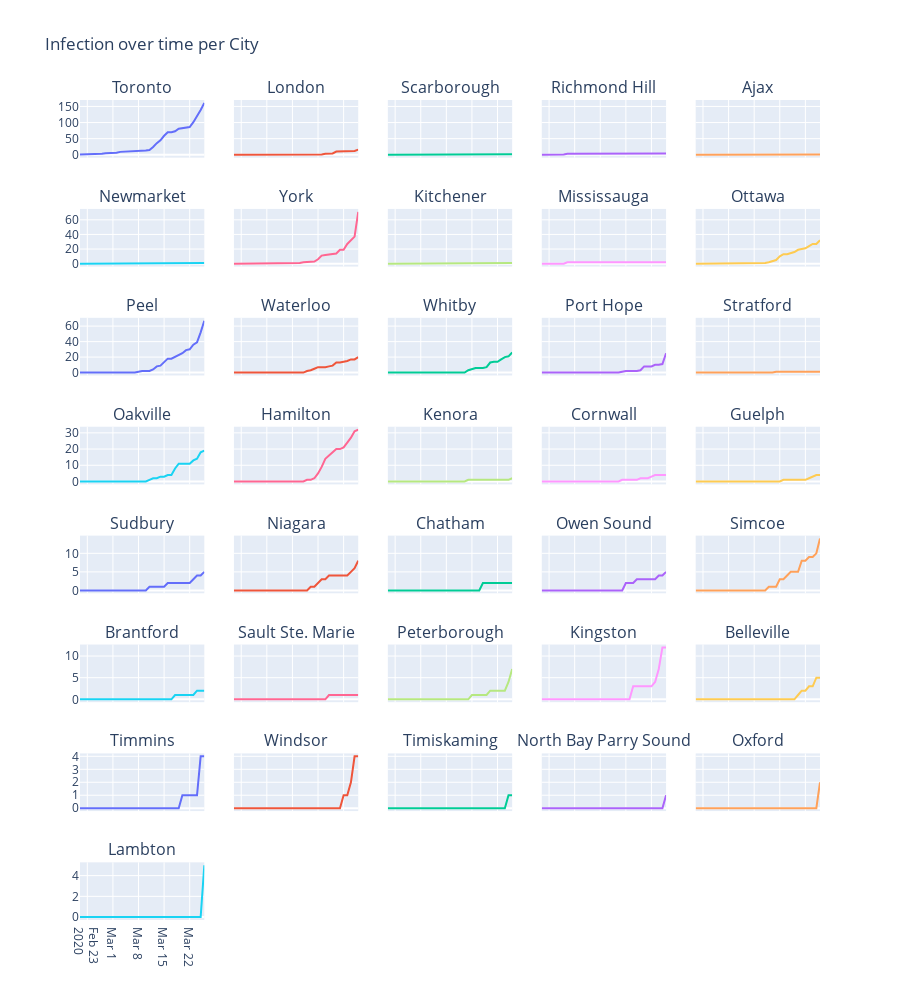

The code cell stored with this chart in its notebook:
### Code cell
color = ['#EB89B5', '#5b7bd6','#ff6960', '#d11411', '#00b159', '#00aedb', '#f37735', '#ffc425',
          '#a200ff', '#f47835', '#d41243', '#8ec127', '#feda75', '#fa7e1e', '#962fbf']*2


#fig = go.Figure()
fig = make_subplots(rows=8, cols=5, subplot_titles=tuple(cities), shared_xaxes=True, shared_yaxes = True)

for  i,c_i in enumerate(city_infections) :
    r = i//5+1
    c = i%5+1
    fig.add_trace(
    go.Scatter(x=dates, y=c_i),
    row=r, col=c
)

fig.update_layout(showlegend=False, title_text="Infection over time per City", height = 1000)
fig.show()

with open('../plotly/ontario_new_infections_by_city.json', 'w') as f:
    f.write(fig.to_json())

### Figure 1 — Plotly figure (JSON) as saved in the notebook; plotly's stock layout.template omitted (floating-point values rounded to 4 significant figures)
{"data": [{"type": "scatter", "x": ["2020-02-21", "2020-02-23", "2020-02-24", "2020-02-25", "2020-02-27", "2020-02-28", "2020-02-29", "2020-03-01", "2020-03-02", "2020-03-03", "2020-03-07", "2020-03-09", "2020-03-10", "2020-03-11", "2020-03-12", "2020-03-13", "2020-03-14", "2020-03-15", "2020-03-16", "2020-03-17", "2020-03-18", "2020-03-19", "2020-03-20", "2020-03-21", "2020-03-22", "2020-03-23", "2020-03-24", "2020-03-25", "2020-03-26"], "xaxis": "x", "y": [1, 1, 2, 3, 3, 5, 5, 5, 6, 9, 10, 12, 13, 15, 24, 36, 45, 59, 70, 70, 73, 81, 83, 85, 86, 101, 118, 139, 161], "yaxis": "y"}, {"type": "scatter", "x": ["2020-02-21", "2020-02-23", "2020-02-24", "2020-02-25", "2020-02-27", "2020-02-28", "2020-02-29", "2020-03-01", "2020-03-02", "2020-03-03", "2020-03-07", "2020-03-09", "2020-03-10", "2020-03-11", "2020-03-12", "2020-03-13", "2020-03-14", "2020-03-15", "2020-03-16", "2020-03-17", "2020-03-18", "2020-03-19", "2020-03-20", "2020-03-21", "2020-03-22", "2020-03-23", "2020-03-24", "2020-03-25", "2020-03-26"], "xaxis": "x2", "y": [0, 0, 0, 0, 0, 0, 0, 0, 0, 0, 0, 0, 0, 0, 0, 0, 1, 1, 1, 3, 4, 4, 10, 10, 10, 10, 10, 12, 16], "yaxis": "y2"}, {"type": "scatter", "x": ["2020-02-21", "2020-02-23", "2020-02-24", "2020-02-25", "2020-02-27", "2020-02-28", "2020-02-29", "2020-03-01", "2020-03-02", "2020-03-03", "2020-03-07", "2020-03-09", "2020-03-10", "2020-03-11", "2020-03-12", "2020-03-13", "2020-03-14", "2020-03-15", "2020-03-16", "2020-03-17", "2020-03-18", "2020-03-19", "2020-03-20", "2020-03-21", "2020-03-22", "2020-03-23", "2020-03-24", "2020-03-25", "2020-03-26"], "xaxis": "x3", "y": [0, 0, 0, 0, 1, 1, 1, 1, 1, 1, 2, 2, 2, 2, 2, 2, 2, 2, 2, 2, 2, 2, 2, 2, 2, 2, 2, 2, 2], "yaxis": "y3"}, {"type": "scatter", "x": ["2020-02-21", "2020-02-23", "2020-02-24", "2020-02-25", "2020-02-27", "2020-02-28", "2020-02-29", "2020-03-01", "2020-03-02", "2020-03-03", "2020-03-07", "2020-03-09", "2020-03-10", "2020-03-11", "2020-03-12", "2020-03-13", "2020-03-14", "2020-03-15", "2020-03-16", "2020-03-17", "2020-03-18", "2020-03-19", "2020-03-20", "2020-03-21", "2020-03-22", "2020-03-23", "2020-03-24", "2020-03-25", "2020-03-26"], "xaxis": "x4", "y": [0, 0, 0, 0, 1, 3, 3, 4, 4, 4, 4, 4, 4, 4, 4, 4, 4, 4, 4, 4, 4, 4, 4, 4, 4, 4, 4, 4, 4], "yaxis": "y4"}, {"type": "scatter", "x": ["2020-02-21", "2020-02-23", "2020-02-24", "2020-02-25", "2020-02-27", "2020-02-28", "2020-02-29", "2020-03-01", "2020-03-02", "2020-03-03", "2020-03-07", "2020-03-09", "2020-03-10", "2020-03-11", "2020-03-12", "2020-03-13", "2020-03-14", "2020-03-15", "2020-03-16", "2020-03-17", "2020-03-18", "2020-03-19", "2020-03-20", "2020-03-21", "2020-03-22", "2020-03-23", "2020-03-24", "2020-03-25", "2020-03-26"], "xaxis": "x5", "y": [0, 0, 0, 0, 0, 1, 1, 1, 1, 1, 1, 1, 1, 1, 1, 1, 1, 1, 1, 1, 1, 1, 1, 1, 1, 1, 1, 1, 1], "yaxis": "y5"}, {"type": "scatter", "x": ["2020-02-21", "2020-02-23", "2020-02-24", "2020-02-25", "2020-02-27", "2020-02-28", "2020-02-29", "2020-03-01", "2020-03-02", "2020-03-03", "2020-03-07", "2020-03-09", "2020-03-10", "2020-03-11", "2020-03-12", "2020-03-13", "2020-03-14", "2020-03-15", "2020-03-16", "2020-03-17", "2020-03-18", "2020-03-19", "2020-03-20", "2020-03-21", "2020-03-22", "2020-03-23", "2020-03-24", "2020-03-25", "2020-03-26"], "xaxis": "x6", "y": [0, 0, 0, 0, 0, 0, 1, 1, 1, 1, 1, 1, 1, 1, 1, 1, 1, 1, 1, 1, 1, 1, 1, 1, 1, 1, 1, 1, 1], "yaxis": "y6"}, {"type": "scatter", "x": ["2020-02-21", "2020-02-23", "2020-02-24", "2020-02-25", "2020-02-27", "2020-02-28", "2020-02-29", "2020-03-01", "2020-03-02", "2020-03-03", "2020-03-07", "2020-03-09", "2020-03-10", "2020-03-11", "2020-03-12", "2020-03-13", "2020-03-14", "2020-03-15", "2020-03-16", "2020-03-17", "2020-03-18", "2020-03-19", "2020-03-20", "2020-03-21", "2020-03-22", "2020-03-23", "2020-03-24", "2020-03-25", "2020-03-26"], "xaxis": "x7", "y": [0, 0, 0, 0, 0, 0, 1, 1, 1, 1, 1, 1, 1, 2, 2, 3, 3, 6, 11, 12, 13, 13, 14, 19, 19, 27, 32, 37, 71], "yaxis": "y7"}, {"type": "scatter", "x": ["2020-02-21", "2020-02-23", "2020-02-24", "2020-02-25", "2020-02-27", "2020-02-28", "2020-02-29", "2020-03-01", "2020-03-02", "2020-03-03", "2020-03-07", "2020-03-09", "2020-03-10", "2020-03-11", "2020-03-12", "2020-03-13", "2020-03-14", "2020-03-15", "2020-03-16", "2020-03-17", "2020-03-18", "2020-03-19", "2020-03-20", "2020-03-21", "2020-03-22", "2020-03-23", "2020-03-24", "2020-03-25", "2020-03-26"], "xaxis": "x8", "y": [0, 0, 0, 0, 0, 0, 0, 0, 0, 1, 1, 1, 1, 1, 1, 1, 1, 1, 1, 1, 1, 1, 1, 1, 1, 1, 1, 1, 1], "yaxis": "y8"}, {"type": "scatter", "x": ["2020-02-21", "2020-02-23", "2020-02-24", "2020-02-25", "2020-02-27", "2020-02-28", "2020-02-29", "2020-03-01", "2020-03-02", "2020-03-03", "2020-03-07", "2020-03-09", "2020-03-10", "2020-03-11", "2020-03-12", "2020-03-13", "2020-03-14", "2020-03-15", "2020-03-16", "2020-03-17", "2020-03-18", "2020-03-19", "2020-03-20", "2020-03-21", "2020-03-22", "2020-03-23", "2020-03-24", "2020-03-25", "2020-03-26"], "xaxis": "x9", "y": [0, 0, 0, 0, 0, 2, 2, 2, 2, 2, 2, 2, 2, 2, 2, 2, 2, 2, 2, 2, 2, 2, 2, 2, 2, 2, 2, 2, 2], "yaxis": "y9"}, {"type": "scatter", "x": ["2020-02-21", "2020-02-23", "2020-02-24", "2020-02-25", "2020-02-27", "2020-02-28", "2020-02-29", "2020-03-01", "2020-03-02", "2020-03-03", "2020-03-07", "2020-03-09", "2020-03-10", "2020-03-11", "2020-03-12", "2020-03-13", "2020-03-14", "2020-03-15", "2020-03-16", "2020-03-17", "2020-03-18", "2020-03-19", "2020-03-20", "2020-03-21", "2020-03-22", "2020-03-23", "2020-03-24", "2020-03-25", "2020-03-26"], "xaxis": "x10", "y": [0, 0, 0, 0, 0, 0, 0, 0, 0, 0, 0, 0, 0, 1, 2, 3, 5, 10, 13, 13, 14, 16, 19, 20, 21, 24, 27, 27, 32], "yaxis": "y10"}, {"type": "scatter", "x": ["2020-02-21", "2020-02-23", "2020-02-24", "2020-02-25", "2020-02-27", "2020-02-28", "2020-02-29", "2020-03-01", "2020-03-02", "2020-03-03", "2020-03-07", "2020-03-09", "2020-03-10", "2020-03-11", "2020-03-12", "2020-03-13", "2020-03-14", "2020-03-15", "2020-03-16", "2020-03-17", "2020-03-18", "2020-03-19", "2020-03-20", "2020-03-21", "2020-03-22", "2020-03-23", "2020-03-24", "2020-03-25", "2020-03-26"], "xaxis": "x11", "y": [0, 0, 0, 0, 0, 0, 0, 0, 0, 0, 0, 2, 2, 2, 4, 8, 9, 14, 18, 18, 20, 23, 25, 29, 30, 36, 39, 52, 67], "yaxis": "y11"}, {"type": "scatter", "x": ["2020-02-21", "2020-02-23", "2020-02-24", "2020-02-25", "2020-02-27", "2020-02-28", "2020-02-29", "2020-03-01", "2020-03-02", "2020-03-03", "2020-03-07", "2020-03-09", "2020-03-10", "2020-03-11", "2020-03-12", "2020-03-13", "2020-03-14", "2020-03-15", "2020-03-16", "2020-03-17", "2020-03-18", "2020-03-19", "2020-03-20", "2020-03-21", "2020-03-22", "2020-03-23", "2020-03-24", "2020-03-25", "2020-03-26"], "xaxis": "x12", "y": [0, 0, 0, 0, 0, 0, 0, 0, 0, 0, 0, 0, 0, 0, 2, 3, 5, 7, 7, 7, 8, 9, 13, 13, 14, 15, 17, 17, 20], "yaxis": "y12"}, {"type": "scatter", "x": ["2020-02-21", "2020-02-23", "2020-02-24", "2020-02-25", "2020-02-27", "2020-02-28", "2020-02-29", "2020-03-01", "2020-03-02", "2020-03-03", "2020-03-07", "2020-03-09", "2020-03-10", "2020-03-11", "2020-03-12", "2020-03-13", "2020-03-14", "2020-03-15", "2020-03-16", "2020-03-17", "2020-03-18", "2020-03-19", "2020-03-20", "2020-03-21", "2020-03-22", "2020-03-23", "2020-03-24", "2020-03-25", "2020-03-26"], "xaxis": "x13", "y": [0, 0, 0, 0, 0, 0, 0, 0, 0, 0, 0, 0, 0, 0, 0, 0, 3, 5, 6, 6, 6, 7, 13, 14, 14, 17, 20, 21, 26], "yaxis": "y13"}, {"type": "scatter", "x": ["2020-02-21", "2020-02-23", "2020-02-24", "2020-02-25", "2020-02-27", "2020-02-28", "2020-02-29", "2020-03-01", "2020-03-02", "2020-03-03", "2020-03-07", "2020-03-09", "2020-03-10", "2020-03-11", "2020-03-12", "2020-03-13", "2020-03-14", "2020-03-15", "2020-03-16", "2020-03-17", "2020-03-18", "2020-03-19", "2020-03-20", "2020-03-21", "2020-03-22", "2020-03-23", "2020-03-24", "2020-03-25", "2020-03-26"], "xaxis": "x14", "y": [0, 0, 0, 0, 0, 0, 0, 0, 0, 0, 0, 0, 0, 0, 0, 0, 1, 2, 2, 2, 2, 3, 8, 8, 8, 10, 10, 11, 25], "yaxis": "y14"}, {"type": "scatter", "x": ["2020-02-21", "2020-02-23", "2020-02-24", "2020-02-25", "2020-02-27", "2020-02-28", "2020-02-29", "2020-03-01", "2020-03-02", "2020-03-03", "2020-03-07", "2020-03-09", "2020-03-10", "2020-03-11", "2020-03-12", "2020-03-13", "2020-03-14", "2020-03-15", "2020-03-16", "2020-03-17", "2020-03-18", "2020-03-19", "2020-03-20", "2020-03-21", "2020-03-22", "2020-03-23", "2020-03-24", "2020-03-25", "2020-03-26"], "xaxis": "x15", "y": [0, 0, 0, 0, 0, 0, 0, 0, 0, 0, 0, 0, 0, 0, 0, 0, 1, 1, 1, 1, 1, 1, 1, 1, 1, 1, 1, 1, 1], "yaxis": "y15"}, {"type": "scatter", "x": ["2020-02-21", "2020-02-23", "2020-02-24", "2020-02-25", "2020-02-27", "2020-02-28", "2020-02-29", "2020-03-01", "2020-03-02", "2020-03-03", "2020-03-07", "2020-03-09", "2020-03-10", "2020-03-11", "2020-03-12", "2020-03-13", "2020-03-14", "2020-03-15", "2020-03-16", "2020-03-17", "2020-03-18", "2020-03-19", "2020-03-20", "2020-03-21", "2020-03-22", "2020-03-23", "2020-03-24", "2020-03-25", "2020-03-26"], "xaxis": "x16", "y": [0, 0, 0, 0, 0, 0, 0, 0, 0, 0, 0, 0, 0, 1, 2, 2, 3, 3, 4, 4, 8, 11, 11, 11, 11, 13, 14, 18, 19], "yaxis": "y16"}, {"type": "scatter", "x": ["2020-02-21", "2020-02-23", "2020-02-24", "2020-02-25", "2020-02-27", "2020-02-28", "2020-02-29", "2020-03-01", "2020-03-02", "2020-03-03", "2020-03-07", "2020-03-09", "2020-03-10", "2020-03-11", "2020-03-12", "2020-03-13", "2020-03-14", "2020-03-15", "2020-03-16", "2020-03-17", "2020-03-18", "2020-03-19", "2020-03-20", "2020-03-21", "2020-03-22", "2020-03-23", "2020-03-24", "2020-03-25", "2020-03-26"], "xaxis": "x17", "y": [0, 0, 0, 0, 0, 0, 0, 0, 0, 0, 0, 0, 0, 0, 1, 1, 2, 5, 9, 14, 16, 18, 20, 20, 21, 24, 27, 31, 32], "yaxis": "y17"}, {"type": "scatter", "x": ["2020-02-21", "2020-02-23", "2020-02-24", "2020-02-25", "2020-02-27", "2020-02-28", "2020-02-29", "2020-03-01", "2020-03-02", "2020-03-03", "2020-03-07", "2020-03-09", "2020-03-10", "2020-03-11", "2020-03-12", "2020-03-13", "2020-03-14", "2020-03-15", "2020-03-16", "2020-03-17", "2020-03-18", "2020-03-19", "2020-03-20", "2020-03-21", "2020-03-22", "2020-03-23", "2020-03-24", "2020-03-25", "2020-03-26"], "xaxis": "x18", "y": [0, 0, 0, 0, 0, 0, 0, 0, 0, 0, 0, 0, 0, 0, 0, 0, 1, 1, 1, 1, 1, 1, 1, 1, 1, 1, 1, 1, 2], "yaxis": "y18"}, {"type": "scatter", "x": ["2020-02-21", "2020-02-23", "2020-02-24", "2020-02-25", "2020-02-27", "2020-02-28", "2020-02-29", "2020-03-01", "2020-03-02", "2020-03-03", "2020-03-07", "2020-03-09", "2020-03-10", "2020-03-11", "2020-03-12", "2020-03-13", "2020-03-14", "2020-03-15", "2020-03-16", "2020-03-17", "2020-03-18", "2020-03-19", "2020-03-20", "2020-03-21", "2020-03-22", "2020-03-23", "2020-03-24", "2020-03-25", "2020-03-26"], "xaxis": "x19", "y": [0, 0, 0, 0, 0, 0, 0, 0, 0, 0, 0, 0, 0, 0, 0, 0, 1, 1, 1, 1, 1, 2, 2, 2, 3, 4, 4, 4, 4], "yaxis": "y19"}, {"type": "scatter", "x": ["2020-02-21", "2020-02-23", "2020-02-24", "2020-02-25", "2020-02-27", "2020-02-28", "2020-02-29", "2020-03-01", "2020-03-02", "2020-03-03", "2020-03-07", "2020-03-09", "2020-03-10", "2020-03-11", "2020-03-12", "2020-03-13", "2020-03-14", "2020-03-15", "2020-03-16", "2020-03-17", "2020-03-18", "2020-03-19", "2020-03-20", "2020-03-21", "2020-03-22", "2020-03-23", "2020-03-24", "2020-03-25", "2020-03-26"], "xaxis": "x20", "y": [0, 0, 0, 0, 0, 0, 0, 0, 0, 0, 0, 0, 0, 0, 0, 0, 0, 0, 1, 1, 1, 1, 1, 1, 1, 2, 3, 4, 4], "yaxis": "y20"}, {"type": "scatter", "x": ["2020-02-21", "2020-02-23", "2020-02-24", "2020-02-25", "2020-02-27", "2020-02-28", "2020-02-29", "2020-03-01", "2020-03-02", "2020-03-03", "2020-03-07", "2020-03-09", "2020-03-10", "2020-03-11", "2020-03-12", "2020-03-13", "2020-03-14", "2020-03-15", "2020-03-16", "2020-03-17", "2020-03-18", "2020-03-19", "2020-03-20", "2020-03-21", "2020-03-22", "2020-03-23", "2020-03-24", "2020-03-25", "2020-03-26"], "xaxis": "x21", "y": [0, 0, 0, 0, 0, 0, 0, 0, 0, 0, 0, 0, 0, 1, 1, 1, 1, 1, 2, 2, 2, 2, 2, 2, 2, 3, 4, 4, 5], "yaxis": "y21"}, {"type": "scatter", "x": ["2020-02-21", "2020-02-23", "2020-02-24", "2020-02-25", "2020-02-27", "2020-02-28", "2020-02-29", "2020-03-01", "2020-03-02", "2020-03-03", "2020-03-07", "2020-03-09", "2020-03-10", "2020-03-11", "2020-03-12", "2020-03-13", "2020-03-14", "2020-03-15", "2020-03-16", "2020-03-17", "2020-03-18", "2020-03-19", "2020-03-20", "2020-03-21", "2020-03-22", "2020-03-23", "2020-03-24", "2020-03-25", "2020-03-26"], "xaxis": "x22", "y": [0, 0, 0, 0, 0, 0, 0, 0, 0, 0, 0, 0, 0, 0, 0, 1, 1, 2, 3, 3, 4, 4, 4, 4, 4, 4, 5, 6, 8], "yaxis": "y22"}, {"type": "scatter", "x": ["2020-02-21", "2020-02-23", "2020-02-24", "2020-02-25", "2020-02-27", "2020-02-28", "2020-02-29", "2020-03-01", "2020-03-02", "2020-03-03", "2020-03-07", "2020-03-09", "2020-03-10", "2020-03-11", "2020-03-12", "2020-03-13", "2020-03-14", "2020-03-15", "2020-03-16", "2020-03-17", "2020-03-18", "2020-03-19", "2020-03-20", "2020-03-21", "2020-03-22", "2020-03-23", "2020-03-24", "2020-03-25", "2020-03-26"], "xaxis": "x23", "y": [0, 0, 0, 0, 0, 0, 0, 0, 0, 0, 0, 0, 0, 0, 0, 0, 0, 0, 0, 0, 2, 2, 2, 2, 2, 2, 2, 2, 2], "yaxis": "y23"}, {"type": "scatter", "x": ["2020-02-21", "2020-02-23", "2020-02-24", "2020-02-25", "2020-02-27", "2020-02-28", "2020-02-29", "2020-03-01", "2020-03-02", "2020-03-03", "2020-03-07", "2020-03-09", "2020-03-10", "2020-03-11", "2020-03-12", "2020-03-13", "2020-03-14", "2020-03-15", "2020-03-16", "2020-03-17", "2020-03-18", "2020-03-19", "2020-03-20", "2020-03-21", "2020-03-22", "2020-03-23", "2020-03-24", "2020-03-25", "2020-03-26"], "xaxis": "x24", "y": [0, 0, 0, 0, 0, 0, 0, 0, 0, 0, 0, 0, 0, 0, 0, 0, 0, 2, 2, 2, 3, 3, 3, 3, 3, 3, 4, 4, 5], "yaxis": "y24"}, {"type": "scatter", "x": ["2020-02-21", "2020-02-23", "2020-02-24", "2020-02-25", "2020-02-27", "2020-02-28", "2020-02-29", "2020-03-01", "2020-03-02", "2020-03-03", "2020-03-07", "2020-03-09", "2020-03-10", "2020-03-11", "2020-03-12", "2020-03-13", "2020-03-14", "2020-03-15", "2020-03-16", "2020-03-17", "2020-03-18", "2020-03-19", "2020-03-20", "2020-03-21", "2020-03-22", "2020-03-23", "2020-03-24", "2020-03-25", "2020-03-26"], "xaxis": "x25", "y": [0, 0, 0, 0, 0, 0, 0, 0, 0, 0, 0, 0, 0, 0, 1, 1, 1, 3, 3, 4, 5, 5, 5, 8, 8, 9, 9, 10, 14], "yaxis": "y25"}, {"type": "scatter", "x": ["2020-02-21", "2020-02-23", "2020-02-24", "2020-02-25", "2020-02-27", "2020-02-28", "2020-02-29", "2020-03-01", "2020-03-02", "2020-03-03", "2020-03-07", "2020-03-09", "2020-03-10", "2020-03-11", "2020-03-12", "2020-03-13", "2020-03-14", "2020-03-15", "2020-03-16", "2020-03-17", "2020-03-18", "2020-03-19", "2020-03-20", "2020-03-21", "2020-03-22", "2020-03-23", "2020-03-24", "2020-03-25", "2020-03-26"], "xaxis": "x26", "y": [0, 0, 0, 0, 0, 0, 0, 0, 0, 0, 0, 0, 0, 0, 0, 0, 0, 0, 0, 0, 1, 1, 1, 1, 1, 1, 2, 2, 2], "yaxis": "y26"}, {"type": "scatter", "x": ["2020-02-21", "2020-02-23", "2020-02-24", "2020-02-25", "2020-02-27", "2020-02-28", "2020-02-29", "2020-03-01", "2020-03-02", "2020-03-03", "2020-03-07", "2020-03-09", "2020-03-10", "2020-03-11", "2020-03-12", "2020-03-13", "2020-03-14", "2020-03-15", "2020-03-16", "2020-03-17", "2020-03-18", "2020-03-19", "2020-03-20", "2020-03-21", "2020-03-22", "2020-03-23", "2020-03-24", "2020-03-25", "2020-03-26"], "xaxis": "x27", "y": [0, 0, 0, 0, 0, 0, 0, 0, 0, 0, 0, 0, 0, 0, 0, 0, 0, 0, 0, 0, 1, 1, 1, 1, 1, 1, 1, 1, 1], "yaxis": "y27"}, {"type": "scatter", "x": ["2020-02-21", "2020-02-23", "2020-02-24", "2020-02-25", "2020-02-27", "2020-02-28", "2020-02-29", "2020-03-01", "2020-03-02", "2020-03-03", "2020-03-07", "2020-03-09", "2020-03-10", "2020-03-11", "2020-03-12", "2020-03-13", "2020-03-14", "2020-03-15", "2020-03-16", "2020-03-17", "2020-03-18", "2020-03-19", "2020-03-20", "2020-03-21", "2020-03-22", "2020-03-23", "2020-03-24", "2020-03-25", "2020-03-26"], "xaxis": "x28", "y": [0, 0, 0, 0, 0, 0, 0, 0, 0, 0, 0, 0, 0, 0, 0, 0, 0, 1, 1, 1, 1, 1, 2, 2, 2, 2, 2, 4, 7], "yaxis": "y28"}, {"type": "scatter", "x": ["2020-02-21", "2020-02-23", "2020-02-24", "2020-02-25", "2020-02-27", "2020-02-28", "2020-02-29", "2020-03-01", "2020-03-02", "2020-03-03", "2020-03-07", "2020-03-09", "2020-03-10", "2020-03-11", "2020-03-12", "2020-03-13", "2020-03-14", "2020-03-15", "2020-03-16", "2020-03-17", "2020-03-18", "2020-03-19", "2020-03-20", "2020-03-21", "2020-03-22", "2020-03-23", "2020-03-24", "2020-03-25", "2020-03-26"], "xaxis": "x29", "y": [0, 0, 0, 0, 0, 0, 0, 0, 0, 0, 0, 0, 0, 0, 0, 0, 0, 0, 0, 3, 3, 3, 3, 3, 3, 4, 7, 12, 12], "yaxis": "y29"}, {"type": "scatter", "x": ["2020-02-21", "2020-02-23", "2020-02-24", "2020-02-25", "2020-02-27", "2020-02-28", "2020-02-29", "2020-03-01", "2020-03-02", "2020-03-03", "2020-03-07", "2020-03-09", "2020-03-10", "2020-03-11", "2020-03-12", "2020-03-13", "2020-03-14", "2020-03-15", "2020-03-16", "2020-03-17", "2020-03-18", "2020-03-19", "2020-03-20", "2020-03-21", "2020-03-22", "2020-03-23", "2020-03-24", "2020-03-25", "2020-03-26"], "xaxis": "x30", "y": [0, 0, 0, 0, 0, 0, 0, 0, 0, 0, 0, 0, 0, 0, 0, 0, 0, 0, 0, 0, 0, 0, 1, 2, 2, 3, 3, 5, 5], "yaxis": "y30"}, {"type": "scatter", "x": ["2020-02-21", "2020-02-23", "2020-02-24", "2020-02-25", "2020-02-27", "2020-02-28", "2020-02-29", "2020-03-01", "2020-03-02", "2020-03-03", "2020-03-07", "2020-03-09", "2020-03-10", "2020-03-11", "2020-03-12", "2020-03-13", "2020-03-14", "2020-03-15", "2020-03-16", "2020-03-17", "2020-03-18", "2020-03-19", "2020-03-20", "2020-03-21", "2020-03-22", "2020-03-23", "2020-03-24", "2020-03-25", "2020-03-26"], "xaxis": "x31", "y": [0, 0, 0, 0, 0, 0, 0, 0, 0, 0, 0, 0, 0, 0, 0, 0, 0, 0, 0, 0, 0, 0, 1, 1, 1, 1, 1, 4, 4], "yaxis": "y31"}, {"type": "scatter", "x": ["2020-02-21", "2020-02-23", "2020-02-24", "2020-02-25", "2020-02-27", "2020-02-28", "2020-02-29", "2020-03-01", "2020-03-02", "2020-03-03", "2020-03-07", "2020-03-09", "2020-03-10", "2020-03-11", "2020-03-12", "2020-03-13", "2020-03-14", "2020-03-15", "2020-03-16", "2020-03-17", "2020-03-18", "2020-03-19", "2020-03-20", "2020-03-21", "2020-03-22", "2020-03-23", "2020-03-24", "2020-03-25", "2020-03-26"], "xaxis": "x32", "y": [0, 0, 0, 0, 0, 0, 0, 0, 0, 0, 0, 0, 0, 0, 0, 0, 0, 0, 0, 0, 0, 0, 0, 0, 1, 1, 2, 4, 4], "yaxis": "y32"}, {"type": "scatter", "x": ["2020-02-21", "2020-02-23", "2020-02-24", "2020-02-25", "2020-02-27", "2020-02-28", "2020-02-29", "2020-03-01", "2020-03-02", "2020-03-03", "2020-03-07", "2020-03-09", "2020-03-10", "2020-03-11", "2020-03-12", "2020-03-13", "2020-03-14", "2020-03-15", "2020-03-16", "2020-03-17", "2020-03-18", "2020-03-19", "2020-03-20", "2020-03-21", "2020-03-22", "2020-03-23", "2020-03-24", "2020-03-25", "2020-03-26"], "xaxis": "x33", "y": [0, 0, 0, 0, 0, 0, 0, 0, 0, 0, 0, 0, 0, 0, 0, 0, 0, 0, 0, 0, 0, 0, 0, 0, 0, 0, 0, 1, 1], "yaxis": "y33"}, {"type": "scatter", "x": ["2020-02-21", "2020-02-23", "2020-02-24", "2020-02-25", "2020-02-27", "2020-02-28", "2020-02-29", "2020-03-01", "2020-03-02", "2020-03-03", "2020-03-07", "2020-03-09", "2020-03-10", "2020-03-11", "2020-03-12", "2020-03-13", "2020-03-14", "2020-03-15", "2020-03-16", "2020-03-17", "2020-03-18", "2020-03-19", "2020-03-20", "2020-03-21", "2020-03-22", "2020-03-23", "2020-03-24", "2020-03-25", "2020-03-26"], "xaxis": "x34", "y": [0, 0, 0, 0, 0, 0, 0, 0, 0, 0, 0, 0, 0, 0, 0, 0, 0, 0, 0, 0, 0, 0, 0, 0, 0, 0, 0, 0, 1], "yaxis": "y34"}, {"type": "scatter", "x": ["2020-02-21", "2020-02-23", "2020-02-24", "2020-02-25", "2020-02-27", "2020-02-28", "2020-02-29", "2020-03-01", "2020-03-02", "2020-03-03", "2020-03-07", "2020-03-09", "2020-03-10", "2020-03-11", "2020-03-12", "2020-03-13", "2020-03-14", "2020-03-15", "2020-03-16", "2020-03-17", "2020-03-18", "2020-03-19", "2020-03-20", "2020-03-21", "2020-03-22", "2020-03-23", "2020-03-24", "2020-03-25", "2020-03-26"], "xaxis": "x35", "y": [0, 0, 0, 0, 0, 0, 0, 0, 0, 0, 0, 0, 0, 0, 0, 0, 0, 0, 0, 0, 0, 0, 0, 0, 0, 0, 0, 0, 2], "yaxis": "y35"}, {"type": "scatter", "x": ["2020-02-21", "2020-02-23", "2020-02-24", "2020-02-25", "2020-02-27", "2020-02-28", "2020-02-29", "2020-03-01", "2020-03-02", "2020-03-03", "2020-03-07", "2020-03-09", "2020-03-10", "2020-03-11", "2020-03-12", "2020-03-13", "2020-03-14", "2020-03-15", "2020-03-16", "2020-03-17", "2020-03-18", "2020-03-19", "2020-03-20", "2020-03-21", "2020-03-22", "2020-03-23", "2020-03-24", "2020-03-25", "2020-03-26"], "xaxis": "x36", "y": [0, 0, 0, 0, 0, 0, 0, 0, 0, 0, 0, 0, 0, 0, 0, 0, 0, 0, 0, 0, 0, 0, 0, 0, 0, 0, 0, 0, 5], "yaxis": "y36"}], "layout": {"annotations": [{"font": {"size": 16}, "showarrow": false, "text": "Toronto", "x": 0.084, "xanchor": "center", "xref": "paper", "y": 1, "yanchor": "bottom", "yref": "paper"}, {"font": {"size": 16}, "showarrow": false, "text": "London", "x": 0.292, "xanchor": "center", "xref": "paper", "y": 1, "yanchor": "bottom", "yref": "paper"}, {"font": {"size": 16}, "showarrow": false, "text": "Scarborough", "x": 0.5, "xanchor": "center", "xref": "paper", "y": 1, "yanchor": "bottom", "yref": "paper"}, {"font": {"size": 16}, "showarrow": false, "text": "Richmond Hill", "x": 0.708, "xanchor": "center", "xref": "paper", "y": 1, "yanchor": "bottom", "yref": "paper"}, {"font": {"size": 16}, "showarrow": false, "text": "Ajax", "x": 0.916, "xanchor": "center", "xref": "paper", "y": 1, "yanchor": "bottom", "yref": "paper"}, {"font": {"size": 16}, "showarrow": false, "text": "Newmarket", "x": 0.084, "xanchor": "center", "xref": "paper", "y": 0.8672, "yanchor": "bottom", "yref": "paper"}, {"font": {"size": 16}, "showarrow": false, "text": "York", "x": 0.292, "xanchor": "center", "xref": "paper", "y": 0.8672, "yanchor": "bottom", "yref": "paper"}, {"font": {"size": 16}, "showarrow": false, "text": "Kitchener", "x": 0.5, "xanchor": "center", "xref": "paper", "y": 0.8672, "yanchor": "bottom", "yref": "paper"}, {"font": {"size": 16}, "showarrow": false, "text": "Mississauga", "x": 0.708, "xanchor": "center", "xref": "paper", "y": 0.8672, "yanchor": "bottom", "yref": "paper"}, {"font": {"size": 16}, "showarrow": false, "text": "Ottawa", "x": 0.916, "xanchor": "center", "xref": "paper", "y": 0.8672, "yanchor": "bottom", "yref": "paper"}, {"font": {"size": 16}, "showarrow": false, "text": "Peel", "x": 0.084, "xanchor": "center", "xref": "paper", "y": 0.7344, "yanchor": "bottom", "yref": "paper"}, {"font": {"size": 16}, "showarrow": false, "text": "Waterloo", "x": 0.292, "xanchor": "center", "xref": "paper", "y": 0.7344, "yanchor": "bottom", "yref": "paper"}, {"font": {"size": 16}, "showarrow": false, "text": "Whitby", "x": 0.5, "xanchor": "center", "xref": "paper", "y": 0.7344, "yanchor": "bottom", "yref": "paper"}, {"font": {"size": 16}, "showarrow": false, "text": "Port Hope", "x": 0.708, "xanchor": "center", "xref": "paper", "y": 0.7344, "yanchor": "bottom", "yref": "paper"}, {"font": {"size": 16}, "showarrow": false, "text": "Stratford", "x": 0.916, "xanchor": "center", "xref": "paper", "y": 0.7344, "yanchor": "bottom", "yref": "paper"}, {"font": {"size": 16}, "showarrow": false, "text": "Oakville", "x": 0.084, "xanchor": "center", "xref": "paper", "y": 0.6016, "yanchor": "bottom", "yref": "paper"}, {"font": {"size": 16}, "showarrow": false, "text": "Hamilton", "x": 0.292, "xanchor": "center", "xref": "paper", "y": 0.6016, "yanchor": "bottom", "yref": "paper"}, {"font": {"size": 16}, "showarrow": false, "text": "Kenora", "x": 0.5, "xanchor": "center", "xref": "paper", "y": 0.6016, "yanchor": "bottom", "yref": "paper"}, {"font": {"size": 16}, "showarrow": false, "text": "Cornwall", "x": 0.708, "xanchor": "center", "xref": "paper", "y": 0.6016, "yanchor": "bottom", "yref": "paper"}, {"font": {"size": 16}, "showarrow": false, "text": "Guelph", "x": 0.916, "xanchor": "center", "xref": "paper", "y": 0.6016, "yanchor": "bottom", "yref": "paper"}, {"font": {"size": 16}, "showarrow": false, "text": "Sudbury", "x": 0.084, "xanchor": "center", "xref": "paper", "y": 0.4688, "yanchor": "bottom", "yref": "paper"}, {"font": {"size": 16}, "showarrow": false, "text": "Niagara", "x": 0.292, "xanchor": "center", "xref": "paper", "y": 0.4688, "yanchor": "bottom", "yref": "paper"}, {"font": {"size": 16}, "showarrow": false, "text": "Chatham", "x": 0.5, "xanchor": "center", "xref": "paper", "y": 0.4688, "yanchor": "bottom", "yref": "paper"}, {"font": {"size": 16}, "showarrow": false, "text": "Owen Sound", "x": 0.708, "xanchor": "center", "xref": "paper", "y": 0.4688, "yanchor": "bottom", "yref": "paper"}, {"font": {"size": 16}, "showarrow": false, "text": "Simcoe", "x": 0.916, "xanchor": "center", "xref": "paper", "y": 0.4688, "yanchor": "bottom", "yref": "paper"}, {"font": {"size": 16}, "showarrow": false, "text": "Brantford", "x": 0.084, "xanchor": "center", "xref": "paper", "y": 0.3359, "yanchor": "bottom", "yref": "paper"}, {"font": {"size": 16}, "showarrow": false, "text": "Sault Ste. Marie", "x": 0.292, "xanchor": "center", "xref": "paper", "y": 0.3359, "yanchor": "bottom", "yref": "paper"}, {"font": {"size": 16}, "showarrow": false, "text": "Peterborough", "x": 0.5, "xanchor": "center", "xref": "paper", "y": 0.3359, "yanchor": "bottom", "yref": "paper"}, {"font": {"size": 16}, "showarrow": false, "text": "Kingston", "x": 0.708, "xanchor": "center", "xref": "paper", "y": 0.3359, "yanchor": "bottom", "yref": "paper"}, {"font": {"size": 16}, "showarrow": false, "text": "Belleville", "x": 0.916, "xanchor": "center", "xref": "paper", "y": 0.3359, "yanchor": "bottom", "yref": "paper"}, {"font": {"size": 16}, "showarrow": false, "text": "Timmins", "x": 0.084, "xanchor": "center", "xref": "paper", "y": 0.2031, "yanchor": "bottom", "yref": "paper"}, {"font": {"size": 16}, "showarrow": false, "text": "Windsor", "x": 0.292, "xanchor": "center", "xref": "paper", "y": 0.2031, "yanchor": "bottom", "yref": "paper"}, {"font": {"size": 16}, "showarrow": false, "text": "Timiskaming", "x": 0.5, "xanchor": "center", "xref": "paper", "y": 0.2031, "yanchor": "bottom", "yref": "paper"}, {"font": {"size": 16}, "showarrow": false, "text": "North Bay Parry Sound", "x": 0.708, "xanchor": "center", "xref": "paper", "y": 0.2031, "yanchor": "bottom", "yref": "paper"}, {"font": {"size": 16}, "showarrow": false, "text": "Oxford", "x": 0.916, "xanchor": "center", "xref": "paper", "y": 0.2031, "yanchor": "bottom", "yref": "paper"}, {"font": {"size": 16}, "showarrow": false, "text": "Lambton", "x": 0.084, "xanchor": "center", "xref": "paper", "y": 0.07031, "yanchor": "bottom", "yref": "paper"}], "height": 1000, "showlegend": false, "title": {"text": "Infection over time per City"}, "xaxis": {"anchor": "y", "domain": [0, 0.168], "matches": "x36", "showticklabels": false}, "xaxis10": {"anchor": "y10", "domain": [0.832, 1], "matches": "x40", "showticklabels": false}, "xaxis11": {"anchor": "y11", "domain": [0, 0.168], "matches": "x36", "showticklabels": false}, "xaxis12": {"anchor": "y12", "domain": [0.208, 0.376], "matches": "x37", "showticklabels": false}, "xaxis13": {"anchor": "y13", "domain": [0.416, 0.584], "matches": "x38", "showticklabels": false}, "xaxis14": {"anchor": "y14", "domain": [0.624, 0.792], "matches": "x39", "showticklabels": false}, "xaxis15": {"anchor": "y15", "domain": [0.832, 1], "matches": "x40", "showticklabels": false}, "xaxis16": {"anchor": "y16", "domain": [0, 0.168], "matches": "x36", "showticklabels": false}, "xaxis17": {"anchor": "y17", "domain": [0.208, 0.376], "matches": "x37", "showticklabels": false}, "xaxis18": {"anchor": "y18", "domain": [0.416, 0.584], "matches": "x38", "showticklabels": false}, "xaxis19": {"anchor": "y19", "domain": [0.624, 0.792], "matches": "x39", "showticklabels": false}, "xaxis2": {"anchor": "y2", "domain": [0.208, 0.376], "matches": "x37", "showticklabels": false}, "xaxis20": {"anchor": "y20", "domain": [0.832, 1], "matches": "x40", "showticklabels": false}, "xaxis21": {"anchor": "y21", "domain": [0, 0.168], "matches": "x36", "showticklabels": false}, "xaxis22": {"anchor": "y22", "domain": [0.208, 0.376], "matches": "x37", "showticklabels": false}, "xaxis23": {"anchor": "y23", "domain": [0.416, 0.584], "matches": "x38", "showticklabels": false}, "xaxis24": {"anchor": "y24", "domain": [0.624, 0.792], "matches": "x39", "showticklabels": false}, "xaxis25": {"anchor": "y25", "domain": [0.832, 1], "matches": "x40", "showticklabels": false}, "xaxis26": {"anchor": "y26", "domain": [0, 0.168], "matches": "x36", "showticklabels": false}, "xaxis27": {"anchor": "y27", "domain": [0.208, 0.376], "matches": "x37", "showticklabels": false}, "xaxis28": {"anchor": "y28", "domain": [0.416, 0.584], "matches": "x38", "showticklabels": false}, "xaxis29": {"anchor": "y29", "domain": [0.624, 0.792], "matches": "x39", "showticklabels": false}, "xaxis3": {"anchor": "y3", "domain": [0.416, 0.584], "matches": "x38", "showticklabels": false}, "xaxis30": {"anchor": "y30", "domain": [0.832, 1], "matches": "x40", "showticklabels": false}, "xaxis31": {"anchor": "y31", "domain": [0, 0.168], "matches": "x36", "showticklabels": false}, "xaxis32": {"anchor": "y32", "domain": [0.208, 0.376], "matches": "x37", "showticklabels": false}, "xaxis33": {"anchor": "y33", "domain": [0.416, 0.584], "matches": "x38", "showticklabels": false}, "xaxis34": {"anchor": "y34", "domain": [0.624, 0.792], "matches": "x39", "showticklabels": false}, "xaxis35": {"anchor": "y35", "domain": [0.832, 1], "matches": "x40", "showticklabels": false}, "xaxis36": {"anchor": "y36", "domain": [0, 0.168]}, "xaxis37": {"anchor": "y37", "domain": [0.208, 0.376]}, "xaxis38": {"anchor": "y38", "domain": [0.416, 0.584]}, "xaxis39": {"anchor": "y39", "domain": [0.624, 0.792]}, "xaxis4": {"anchor": "y4", "domain": [0.624, 0.792], "matches": "x39", "showticklabels": false}, "xaxis40": {"anchor": "y40", "domain": [0.832, 1]}, "xaxis5": {"anchor": "y5", "domain": [0.832, 1], "matches": "x40", "showticklabels": false}, "xaxis6": {"anchor": "y6", "domain": [0, 0.168], "matches": "x36", "showticklabels": false}, "xaxis7": {"anchor": "y7", "domain": [0.208, 0.376], "matches": "x37", "showticklabels": false}, "xaxis8": {"anchor": "y8", "domain": [0.416, 0.584], "matches": "x38", "showticklabels": false}, "xaxis9": {"anchor": "y9", "domain": [0.624, 0.792], "matches": "x39", "showticklabels": false}, "yaxis": {"anchor": "x", "domain": [0.9297, 1]}, "yaxis10": {"anchor": "x10", "domain": [0.7969, 0.8672], "matches": "y6", "showticklabels": false}, "yaxis11": {"anchor": "x11", "domain": [0.6641, 0.7344]}, "yaxis12": {"anchor": "x12", "domain": [0.6641, 0.7344], "matches": "y11", "showticklabels": false}, "yaxis13": {"anchor": "x13", "domain": [0.6641, 0.7344], "matches": "y11", "showticklabels": false}, "yaxis14": {"anchor": "x14", "domain": [0.6641, 0.7344], "matches": "y11", "showticklabels": false}, "yaxis15": {"anchor": "x15", "domain": [0.6641, 0.7344], "matches": "y11", "showticklabels": false}, "yaxis16": {"anchor": "x16", "domain": [0.5312, 0.6016]}, "yaxis17": {"anchor": "x17", "domain": [0.5312, 0.6016], "matches": "y16", "showticklabels": false}, "yaxis18": {"anchor": "x18", "domain": [0.5312, 0.6016], "matches": "y16", "showticklabels": false}, "yaxis19": {"anchor": "x19", "domain": [0.5312, 0.6016], "matches": "y16", "showticklabels": false}, "yaxis2": {"anchor": "x2", "domain": [0.9297, 1], "matches": "y", "showticklabels": false}, "yaxis20": {"anchor": "x20", "domain": [0.5312, 0.6016], "matches": "y16", "showticklabels": false}, "yaxis21": {"anchor": "x21", "domain": [0.3984, 0.4688]}, "yaxis22": {"anchor": "x22", "domain": [0.3984, 0.4688], "matches": "y21", "showticklabels": false}, "yaxis23": {"anchor": "x23", "domain": [0.3984, 0.4688], "matches": "y21", "showticklabels": false}, "yaxis24": {"anchor": "x24", "domain": [0.3984, 0.4688], "matches": "y21", "showticklabels": false}, "yaxis25": {"anchor": "x25", "domain": [0.3984, 0.4688], "matches": "y21", "showticklabels": false}, "yaxis26": {"anchor": "x26", "domain": [0.2656, 0.3359]}, "yaxis27": {"anchor": "x27", "domain": [0.2656, 0.3359], "matches": "y26", "showticklabels": false}, "yaxis28": {"anchor": "x28", "domain": [0.2656, 0.3359], "matches": "y26", "showticklabels": false}, "yaxis29": {"anchor": "x29", "domain": [0.2656, 0.3359], "matches": "y26", "showticklabels": false}, "yaxis3": {"anchor": "x3", "domain": [0.9297, 1], "matches": "y", "showticklabels": false}, "yaxis30": {"anchor": "x30", "domain": [0.2656, 0.3359], "matches": "y26", "showticklabels": false}, "yaxis31": {"anchor": "x31", "domain": [0.1328, 0.2031]}, "yaxis32": {"anchor": "x32", "domain": [0.1328, 0.2031], "matches": "y31", "showticklabels": false}, "yaxis33": {"anchor": "x33", "domain": [0.1328, 0.2031], "matches": "y31", "showticklabels": false}, "yaxis34": {"anchor": "x34", "domain": [0.1328, 0.2031], "matches": "y31", "showticklabels": false}, "yaxis35": {"anchor": "x35", "domain": [0.1328, 0.2031], "matches": "y31", "showticklabels": false}, "yaxis36": {"anchor": "x36", "domain": [0, 0.07031]}, "yaxis37": {"anchor": "x37", "domain": [0, 0.07031], "matches": "y36", "showticklabels": false}, "yaxis38": {"anchor": "x38", "domain": [0, 0.07031], "matches": "y36", "showticklabels": false}, "yaxis39": {"anchor": "x39", "domain": [0, 0.07031], "matches": "y36", "showticklabels": false}, "yaxis4": {"anchor": "x4", "domain": [0.9297, 1], "matches": "y", "showticklabels": false}, "yaxis40": {"anchor": "x40", "domain": [0, 0.07031], "matches": "y36", "showticklabels": false}, "yaxis5": {"anchor": "x5", "domain": [0.9297, 1], "matches": "y", "showticklabels": false}, "yaxis6": {"anchor": "x6", "domain": [0.7969, 0.8672]}, "yaxis7": {"anchor": "x7", "domain": [0.7969, 0.8672], "matches": "y6", "showticklabels": false}, "yaxis8": {"anchor": "x8", "domain": [0.7969, 0.8672], "matches": "y6", "showticklabels": false}, "yaxis9": {"anchor": "x9", "domain": [0.7969, 0.8672], "matches": "y6", "showticklabels": false}}}
